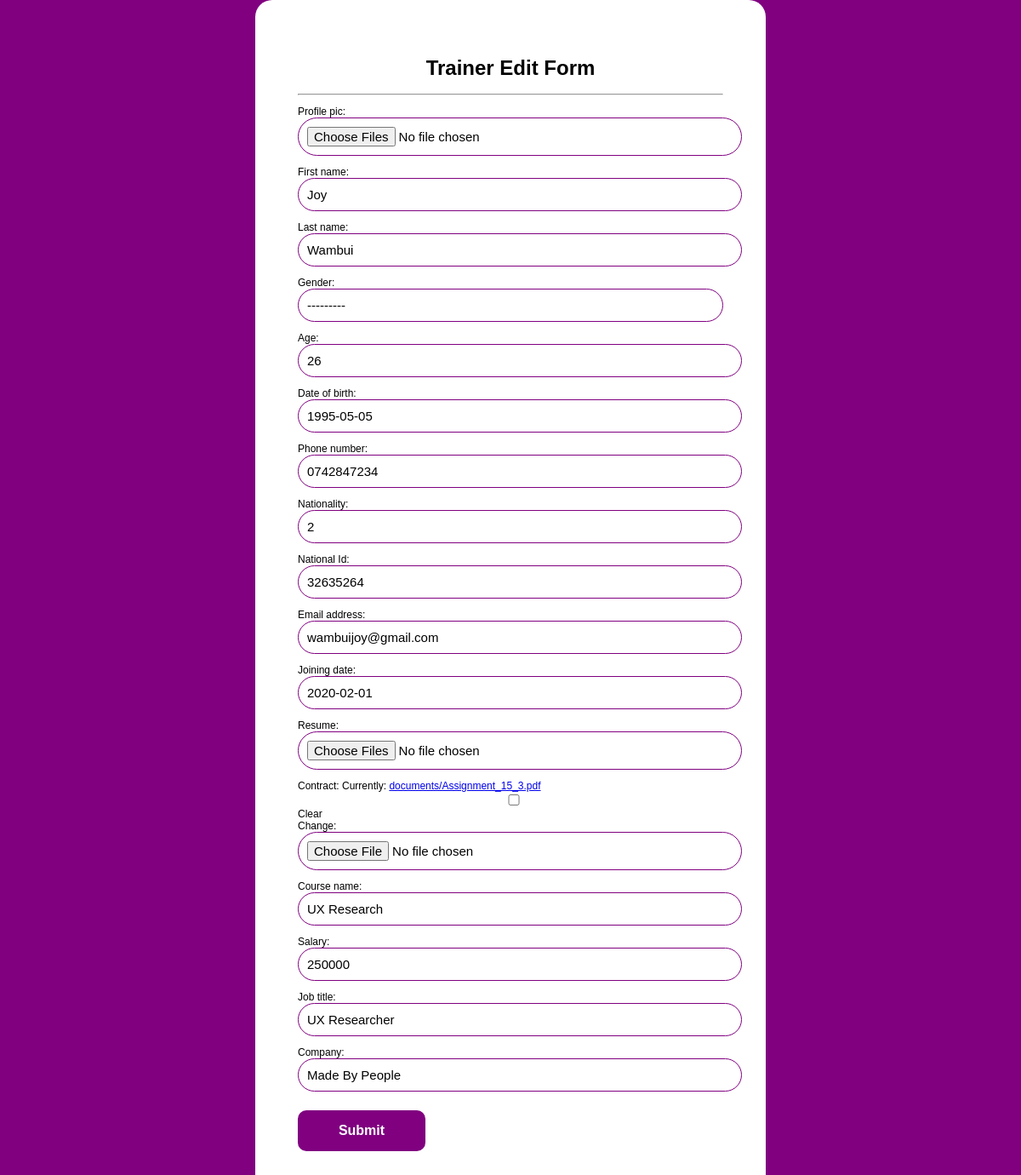
Page /trainer/edit/2/ on the earlier database version.
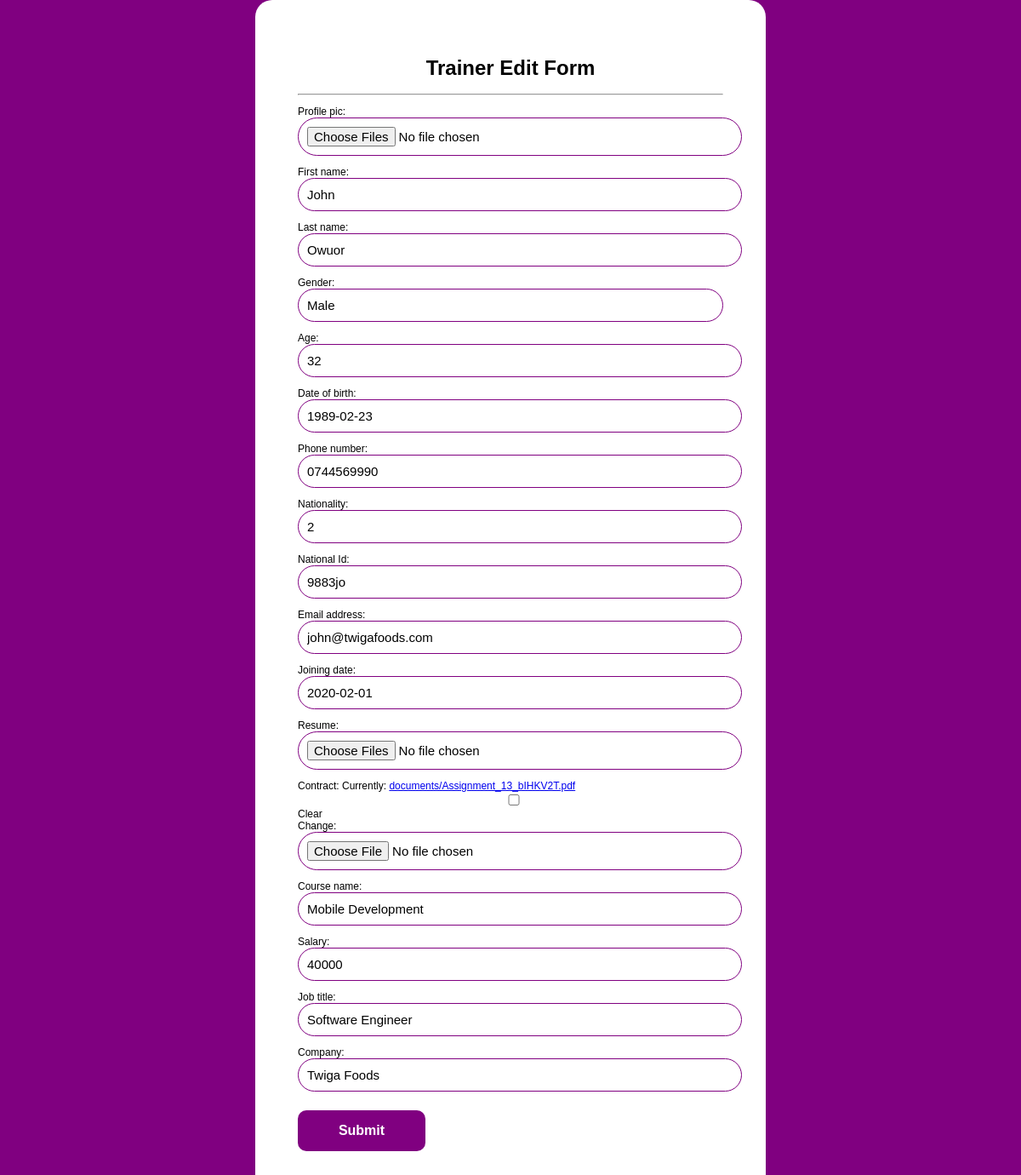
Same page on the later database version.
### trainer/models.py (models this page shows)
class Trainer(models.Model):
    profile_pic = models.ImageField(upload_to = 'images/')
    first_name=models.CharField(max_length=12)
    last_name=models.CharField(max_length=12)
    gender_choice=(
        ('Female','Female'),
        ('Male','Male'),
        ('3','Prefer not to say')
    )
    gender=models.CharField(max_length=8,choices=gender_choice)
    age=models.PositiveSmallIntegerField(null=True, blank=True)
    date_of_birth=models.DateField(null=True)
    phone_number=models.CharField(max_length=10)
    nationality_choice=(
        ('1','Rwandan'),
        ('2','Kenyan'),
        ('3','Ugandan'),
        ('4','SouthSudanes'),
        ('5','Sudanes')
    )
    nationality=models.CharField(max_length=15,choices=nationality_choice)
    national_Id=models.CharField(max_length=20)
    email_address=models.EmailField(null=True)
    joining_date=models.DateField(null=True)
    resume=models.FileField(upload_to="documents/",null=True)
    contract=models.FileField(upload_to="documents/",null=True, blank=True)
    course_name=models.CharField(max_length=25)
    salary=models.PositiveBigIntegerField(null=True, blank=True)
    job_title=models.CharField(max_length=25)
    company=models.CharField(max_length=30)

### trainer/views.py (the view)
# urls.py: path("edit/<int:id>/", edit_trainer, name="edit_trainer"),
def edit_trainer(request, id):
    trainer = Trainer.objects.get(id=id)
    if request.method == "POST":
        form = TrainerRegistrationForm(request.POST, instance=trainer)
        if form.is_valid():
            form.save()
        return redirect('trainer_list')
    else:
        form = TrainerRegistrationForm(instance=trainer)
    return render(request, "edit_trainer.htm", {"form":form})

### trainer/templates/edit_trainer.htm (shortened to what this page needs)
<!DOCTYPE html>
<html lang="en">
<head>
</head>
<body>
    <div class="reg">
   <center> <h1>Trainer Edit Form</h1> </center>
   <hr>
    <form method="POST" enctype="multipart/form-data">
    {{form.as_p}}
        <button type="submit" value="save">Submit</button>
    </form>
</div>
</body>
</html>

Differences in the rows shown:
changed Trainer: first_name "Joy" → "John"; last_name "Wambui" → "Owuor"; gender "---------" → "Male"; age "26" → "32"; date_of_birth "1995-05-05" → "1989-02-23"; phone_number "0742847234" → "0744569990"; national_Id "32635264" → "9883jo"; email_address "wambuijoy@gmail.com" → "john@twigafoods.com"; course_name "UX Research" → "Mobile Development"; salary "250000" → "40000"; job_title "UX Researcher" → "Software Engineer"; company "Made By People" → "Twiga Foods"
Other differences:
text no longer shown: "Profile pic: First name: Last name: Gender: Age: Date of birth: Phone number: Nationality: National Id: Email address: Joining date: Resume: Contract: Currently: documents/Assignment_15_3.pdf Clear Change: Course name: Salary: Job title: Company:"
text now shown: "Profile pic: First name: Last name: Gender: Age: Date of birth: Phone number: Nationality: National Id: Email address: Joining date: Resume: Contract: Currently: documents/Assignment_13_bIHKV2T.pdf Clear Change: Course name: Salary: Job title: Company:"
